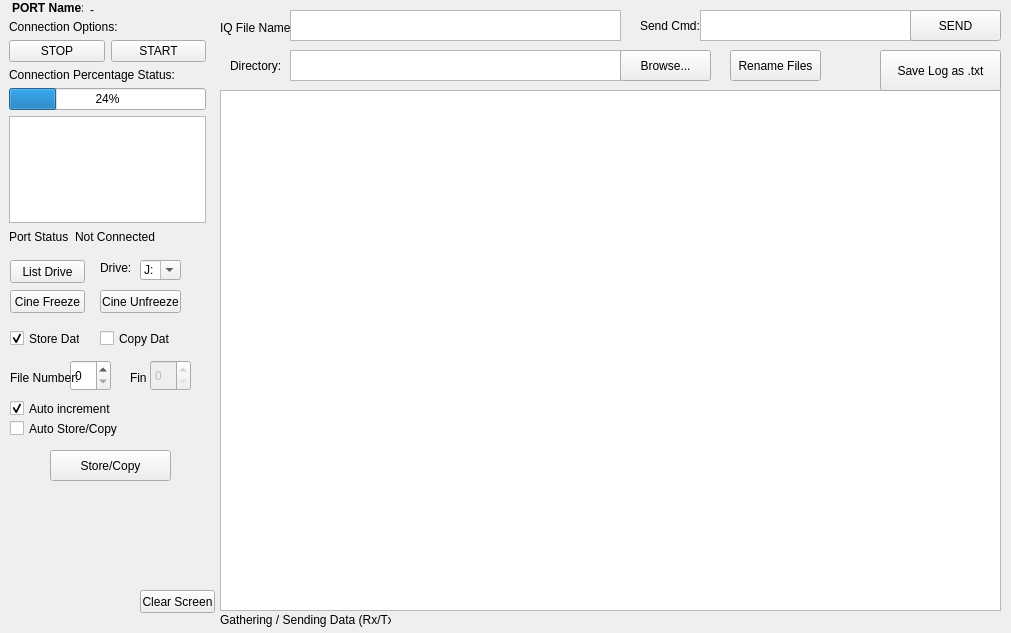
<?xml version="1.0" encoding="UTF-8"?>
<ui version="4.0">
 <class>qt</class>
 <widget class="QMainWindow" name="qt">
  <property name="geometry">
   <rect>
    <x>0</x>
    <y>0</y>
    <width>1011</width>
    <height>633</height>
   </rect>
  </property>
  <property name="cursor">
   <cursorShape>ArrowCursor</cursorShape>
  </property>
  <property name="windowTitle">
   <string>BIRL - Zonare COM Tool V1.0</string>
  </property>
  <property name="windowOpacity">
   <double>0.990000000000000</double>
  </property>
  <property name="statusTip">
   <string>Mehmet Cagri Aksoy 2018-2022</string>
  </property>
  <property name="whatsThis">
   <string>Serial Communication Program Mehmet Cagri Aksoy 2018-2022</string>
  </property>
  <widget class="QWidget" name="centralwidget">
   <widget class="QWidget" name="gridLayoutWidget">
    <property name="geometry">
     <rect>
      <x>220</x>
      <y>90</y>
      <width>781</width>
      <height>521</height>
     </rect>
    </property>
    <layout class="QGridLayout" name="gridLayout" rowstretch="100">
     <property name="sizeConstraint">
      <enum>QLayout::SetNoConstraint</enum>
     </property>
     <item row="0" column="0">
      <widget class="QTextEdit" name="textEdit_3"/>
     </item>
    </layout>
   </widget>
   <widget class="QWidget" name="formLayoutWidget_2">
    <property name="geometry">
     <rect>
      <x>9</x>
      <y>230</y>
      <width>171</width>
      <height>21</height>
     </rect>
    </property>
    <layout class="QFormLayout" name="formLayout_2">
     <item row="0" column="0">
      <widget class="QLabel" name="label_4">
       <property name="text">
        <string>Port Status</string>
       </property>
      </widget>
     </item>
     <item row="0" column="1">
      <widget class="QLabel" name="label_5">
       <property name="styleSheet">
        <string notr="true"/>
       </property>
       <property name="text">
        <string>Not Connected</string>
       </property>
      </widget>
     </item>
    </layout>
   </widget>
   <widget class="QWidget" name="verticalLayoutWidget">
    <property name="geometry">
     <rect>
      <x>9</x>
      <y>20</y>
      <width>197</width>
      <height>203</height>
     </rect>
    </property>
    <layout class="QVBoxLayout" name="verticalLayout">
     <property name="sizeConstraint">
      <enum>QLayout::SetDefaultConstraint</enum>
     </property>
     <item>
      <widget class="QLabel" name="label_10">
       <property name="text">
        <string>Connection Options:</string>
       </property>
      </widget>
     </item>
     <item>
      <layout class="QHBoxLayout" name="horizontalLayout_2">
       <item>
        <widget class="QPushButton" name="pushButton_2">
         <property name="text">
          <string>STOP</string>
         </property>
        </widget>
       </item>
       <item>
        <widget class="QPushButton" name="pushButton">
         <property name="text">
          <string>START</string>
         </property>
        </widget>
       </item>
      </layout>
     </item>
     <item>
      <widget class="QLabel" name="label_8">
       <property name="text">
        <string>Connection Percentage Status:</string>
       </property>
      </widget>
     </item>
     <item>
      <widget class="QProgressBar" name="progressBar">
       <property name="value">
        <number>24</number>
       </property>
      </widget>
     </item>
     <item>
      <widget class="QTextEdit" name="textEdit">
       <property name="sizePolicy">
        <sizepolicy hsizetype="Expanding" vsizetype="Expanding">
         <horstretch>0</horstretch>
         <verstretch>3</verstretch>
        </sizepolicy>
       </property>
      </widget>
     </item>
    </layout>
   </widget>
   <widget class="QPushButton" name="pushButton_5">
    <property name="geometry">
     <rect>
      <x>880</x>
      <y>50</y>
      <width>121</width>
      <height>41</height>
     </rect>
    </property>
    <property name="text">
     <string>Save Log as .txt</string>
    </property>
   </widget>
   <widget class="QLabel" name="label_9">
    <property name="geometry">
     <rect>
      <x>640</x>
      <y>10</y>
      <width>71</width>
      <height>31</height>
     </rect>
    </property>
    <property name="text">
     <string>Send Cmd:</string>
    </property>
   </widget>
   <widget class="QTextEdit" name="textEdit_2">
    <property name="geometry">
     <rect>
      <x>700</x>
      <y>10</y>
      <width>211</width>
      <height>31</height>
     </rect>
    </property>
   </widget>
   <widget class="QPushButton" name="pushButton_3">
    <property name="geometry">
     <rect>
      <x>910</x>
      <y>10</y>
      <width>91</width>
      <height>31</height>
     </rect>
    </property>
    <property name="text">
     <string>SEND</string>
    </property>
   </widget>
   <widget class="QLabel" name="label">
    <property name="geometry">
     <rect>
      <x>220</x>
      <y>20</y>
      <width>71</width>
      <height>16</height>
     </rect>
    </property>
    <property name="text">
     <string>IQ File Name:</string>
    </property>
   </widget>
   <widget class="QTextEdit" name="txtIQfile">
    <property name="geometry">
     <rect>
      <x>290</x>
      <y>10</y>
      <width>331</width>
      <height>31</height>
     </rect>
    </property>
   </widget>
   <widget class="QPushButton" name="pb_List">
    <property name="geometry">
     <rect>
      <x>10</x>
      <y>260</y>
      <width>75</width>
      <height>23</height>
     </rect>
    </property>
    <property name="text">
     <string>List Drive</string>
    </property>
   </widget>
   <widget class="QComboBox" name="cb_Drive">
    <property name="geometry">
     <rect>
      <x>140</x>
      <y>260</y>
      <width>41</width>
      <height>20</height>
     </rect>
    </property>
    <property name="editable">
     <bool>true</bool>
    </property>
    <property name="currentText">
     <string>J:</string>
    </property>
    <item>
     <property name="text">
      <string>J:</string>
     </property>
    </item>
    <item>
     <property name="text">
      <string>F:</string>
     </property>
    </item>
    <item>
     <property name="text">
      <string>G:</string>
     </property>
    </item>
   </widget>
   <widget class="QPushButton" name="pb_Unfre">
    <property name="geometry">
     <rect>
      <x>100</x>
      <y>290</y>
      <width>81</width>
      <height>23</height>
     </rect>
    </property>
    <property name="text">
     <string>Cine Unfreeze</string>
    </property>
   </widget>
   <widget class="QPushButton" name="pb_Free">
    <property name="geometry">
     <rect>
      <x>10</x>
      <y>290</y>
      <width>75</width>
      <height>23</height>
     </rect>
    </property>
    <property name="text">
     <string>Cine Freeze</string>
    </property>
   </widget>
   <widget class="QCheckBox" name="ch_Store">
    <property name="geometry">
     <rect>
      <x>10</x>
      <y>330</y>
      <width>70</width>
      <height>17</height>
     </rect>
    </property>
    <property name="text">
     <string>Store Data</string>
    </property>
    <property name="checked">
     <bool>true</bool>
    </property>
   </widget>
   <widget class="QCheckBox" name="ch_Copy">
    <property name="geometry">
     <rect>
      <x>100</x>
      <y>330</y>
      <width>70</width>
      <height>17</height>
     </rect>
    </property>
    <property name="text">
     <string>Copy Data</string>
    </property>
   </widget>
   <widget class="QLabel" name="label_2">
    <property name="geometry">
     <rect>
      <x>12</x>
      <y>0</y>
      <width>71</width>
      <height>16</height>
     </rect>
    </property>
    <property name="font">
     <font>
      <weight>75</weight>
      <bold>true</bold>
     </font>
    </property>
    <property name="text">
     <string>PORT Name:</string>
    </property>
   </widget>
   <widget class="QLabel" name="label_11">
    <property name="geometry">
     <rect>
      <x>90</x>
      <y>0</y>
      <width>111</width>
      <height>20</height>
     </rect>
    </property>
    <property name="text">
     <string>-</string>
    </property>
   </widget>
   <widget class="QLabel" name="label_6">
    <property name="geometry">
     <rect>
      <x>100</x>
      <y>260</y>
      <width>31</width>
      <height>16</height>
     </rect>
    </property>
    <property name="text">
     <string>Drive:</string>
    </property>
   </widget>
   <widget class="QPushButton" name="pb_StCo">
    <property name="geometry">
     <rect>
      <x>50</x>
      <y>450</y>
      <width>121</width>
      <height>31</height>
     </rect>
    </property>
    <property name="text">
     <string>Store/Copy</string>
    </property>
   </widget>
   <widget class="QSpinBox" name="sb_Num">
    <property name="geometry">
     <rect>
      <x>70</x>
      <y>360</y>
      <width>41</width>
      <height>31</height>
     </rect>
    </property>
   </widget>
   <widget class="QLabel" name="label_7">
    <property name="geometry">
     <rect>
      <x>10</x>
      <y>370</y>
      <width>71</width>
      <height>16</height>
     </rect>
    </property>
    <property name="text">
     <string>File Number:</string>
    </property>
   </widget>
   <widget class="QCheckBox" name="ck_Auto">
    <property name="geometry">
     <rect>
      <x>10</x>
      <y>400</y>
      <width>111</width>
      <height>17</height>
     </rect>
    </property>
    <property name="toolTip">
     <string extracomment="Append and Autoincrement number to file"/>
    </property>
    <property name="toolTipDuration">
     <number>2</number>
    </property>
    <property name="text">
     <string>Auto increment</string>
    </property>
    <property name="checked">
     <bool>true</bool>
    </property>
   </widget>
   <widget class="QTextEdit" name="txt_Dir">
    <property name="geometry">
     <rect>
      <x>290</x>
      <y>50</y>
      <width>331</width>
      <height>31</height>
     </rect>
    </property>
   </widget>
   <widget class="QPushButton" name="pb_Brow">
    <property name="geometry">
     <rect>
      <x>620</x>
      <y>50</y>
      <width>91</width>
      <height>31</height>
     </rect>
    </property>
    <property name="text">
     <string>Browse...</string>
    </property>
   </widget>
   <widget class="QLabel" name="label_12">
    <property name="geometry">
     <rect>
      <x>230</x>
      <y>50</y>
      <width>71</width>
      <height>31</height>
     </rect>
    </property>
    <property name="text">
     <string>Directory:</string>
    </property>
   </widget>
   <widget class="QPushButton" name="pb_Rena">
    <property name="geometry">
     <rect>
      <x>730</x>
      <y>50</y>
      <width>91</width>
      <height>31</height>
     </rect>
    </property>
    <property name="text">
     <string>Rename Files</string>
    </property>
   </widget>
   <widget class="QLabel" name="label_3">
    <property name="geometry">
     <rect>
      <x>220</x>
      <y>610</y>
      <width>171</width>
      <height>20</height>
     </rect>
    </property>
    <property name="sizePolicy">
     <sizepolicy hsizetype="Expanding" vsizetype="Minimum">
      <horstretch>0</horstretch>
      <verstretch>0</verstretch>
     </sizepolicy>
    </property>
    <property name="text">
     <string>Gathering / Sending Data (Rx/Tx)</string>
    </property>
   </widget>
   <widget class="QPushButton" name="pb_Clr">
    <property name="geometry">
     <rect>
      <x>140</x>
      <y>590</y>
      <width>75</width>
      <height>23</height>
     </rect>
    </property>
    <property name="text">
     <string>Clear Screen</string>
    </property>
   </widget>
   <widget class="QCheckBox" name="ck_AuSC">
    <property name="geometry">
     <rect>
      <x>10</x>
      <y>420</y>
      <width>111</width>
      <height>17</height>
     </rect>
    </property>
    <property name="toolTip">
     <string extracomment="Append and Autoincrement number to file"/>
    </property>
    <property name="toolTipDuration">
     <number>-1</number>
    </property>
    <property name="text">
     <string>Auto Store/Copy</string>
    </property>
    <property name="checked">
     <bool>false</bool>
    </property>
   </widget>
   <widget class="QLabel" name="label_13">
    <property name="geometry">
     <rect>
      <x>130</x>
      <y>370</y>
      <width>16</width>
      <height>16</height>
     </rect>
    </property>
    <property name="text">
     <string>Fin:</string>
    </property>
   </widget>
   <widget class="QSpinBox" name="sb_NumFin">
    <property name="enabled">
     <bool>false</bool>
    </property>
    <property name="geometry">
     <rect>
      <x>150</x>
      <y>360</y>
      <width>41</width>
      <height>31</height>
     </rect>
    </property>
   </widget>
  </widget>
  <action name="actionAna_Ekran">
   <property name="text">
    <string>Ana Ekran</string>
   </property>
  </action>
  <action name="actionHelp">
   <property name="text">
    <string>Help</string>
   </property>
  </action>
 </widget>
 <tabstops>
  <tabstop>txtIQfile</tabstop>
  <tabstop>pushButton</tabstop>
  <tabstop>pb_StCo</tabstop>
  <tabstop>textEdit</tabstop>
  <tabstop>pushButton_5</tabstop>
  <tabstop>textEdit_2</tabstop>
  <tabstop>pushButton_3</tabstop>
  <tabstop>textEdit_3</tabstop>
  <tabstop>pb_List</tabstop>
  <tabstop>cb_Drive</tabstop>
  <tabstop>pb_Unfre</tabstop>
  <tabstop>pb_Free</tabstop>
  <tabstop>ch_Store</tabstop>
  <tabstop>ch_Copy</tabstop>
  <tabstop>pushButton_2</tabstop>
  <tabstop>sb_Num</tabstop>
  <tabstop>ck_Auto</tabstop>
  <tabstop>txt_Dir</tabstop>
  <tabstop>pb_Brow</tabstop>
  <tabstop>pb_Rena</tabstop>
 </tabstops>
 <resources/>
 <connections/>
</ui>
